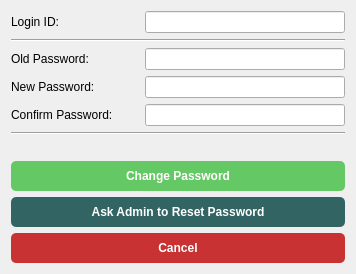
<?xml version="1.0" encoding="UTF-8"?>
<ui version="4.0">
 <class>SettingsMenuForm</class>
 <widget class="QWidget" name="SettingsMenuForm">
  <property name="geometry">
   <rect>
    <x>0</x>
    <y>0</y>
    <width>356</width>
    <height>269</height>
   </rect>
  </property>
  <property name="windowTitle">
   <string>Password Reset &amp; Change</string>
  </property>
  <layout class="QVBoxLayout" name="verticalLayout">
   <item>
    <layout class="QHBoxLayout" name="horizontalLayout">
     <item>
      <widget class="QLabel" name="label">
       <property name="text">
        <string>Login ID:</string>
       </property>
      </widget>
     </item>
     <item>
      <spacer name="horizontalSpacer">
       <property name="orientation">
        <enum>Qt::Horizontal</enum>
       </property>
       <property name="sizeHint" stdset="0">
        <size>
         <width>40</width>
         <height>20</height>
        </size>
       </property>
      </spacer>
     </item>
     <item>
      <widget class="QLineEdit" name="linePasswordReset_LoginID">
       <property name="minimumSize">
        <size>
         <width>200</width>
         <height>0</height>
        </size>
       </property>
      </widget>
     </item>
    </layout>
   </item>
   <item>
    <widget class="Line" name="line_3">
     <property name="orientation">
      <enum>Qt::Horizontal</enum>
     </property>
    </widget>
   </item>
   <item>
    <layout class="QHBoxLayout" name="horizontalLayout_2">
     <item>
      <widget class="QLabel" name="label_2">
       <property name="text">
        <string>Old Password:</string>
       </property>
      </widget>
     </item>
     <item>
      <spacer name="horizontalSpacer_2">
       <property name="orientation">
        <enum>Qt::Horizontal</enum>
       </property>
       <property name="sizeHint" stdset="0">
        <size>
         <width>40</width>
         <height>20</height>
        </size>
       </property>
      </spacer>
     </item>
     <item>
      <widget class="QLineEdit" name="linePasswordReset_OldPassword">
       <property name="minimumSize">
        <size>
         <width>200</width>
         <height>0</height>
        </size>
       </property>
       <property name="text">
        <string/>
       </property>
       <property name="echoMode">
        <enum>QLineEdit::Password</enum>
       </property>
       <property name="placeholderText">
        <string/>
       </property>
      </widget>
     </item>
    </layout>
   </item>
   <item>
    <layout class="QHBoxLayout" name="horizontalLayout_4">
     <item>
      <widget class="QLabel" name="label_3">
       <property name="text">
        <string>New Password:</string>
       </property>
      </widget>
     </item>
     <item>
      <spacer name="horizontalSpacer_3">
       <property name="orientation">
        <enum>Qt::Horizontal</enum>
       </property>
       <property name="sizeHint" stdset="0">
        <size>
         <width>40</width>
         <height>20</height>
        </size>
       </property>
      </spacer>
     </item>
     <item>
      <widget class="QLineEdit" name="linePasswordReset_NewPassword">
       <property name="minimumSize">
        <size>
         <width>200</width>
         <height>0</height>
        </size>
       </property>
       <property name="text">
        <string/>
       </property>
       <property name="echoMode">
        <enum>QLineEdit::Password</enum>
       </property>
       <property name="placeholderText">
        <string/>
       </property>
      </widget>
     </item>
    </layout>
   </item>
   <item>
    <layout class="QHBoxLayout" name="horizontalLayout_5">
     <item>
      <widget class="QLabel" name="label_4">
       <property name="text">
        <string>Confirm Password:</string>
       </property>
      </widget>
     </item>
     <item>
      <spacer name="horizontalSpacer_4">
       <property name="orientation">
        <enum>Qt::Horizontal</enum>
       </property>
       <property name="sizeHint" stdset="0">
        <size>
         <width>40</width>
         <height>20</height>
        </size>
       </property>
      </spacer>
     </item>
     <item>
      <widget class="QLineEdit" name="linePasswordReset_NewPasswordConfirm">
       <property name="minimumSize">
        <size>
         <width>200</width>
         <height>0</height>
        </size>
       </property>
       <property name="text">
        <string/>
       </property>
       <property name="echoMode">
        <enum>QLineEdit::Password</enum>
       </property>
       <property name="placeholderText">
        <string/>
       </property>
      </widget>
     </item>
    </layout>
   </item>
   <item>
    <widget class="Line" name="line_2">
     <property name="orientation">
      <enum>Qt::Horizontal</enum>
     </property>
    </widget>
   </item>
   <item alignment="Qt::AlignHCenter">
    <widget class="QLabel" name="messege">
     <property name="text">
      <string/>
     </property>
    </widget>
   </item>
   <item>
    <widget class="QPushButton" name="buttonPasswordReset_ChangePassword">
     <property name="minimumSize">
      <size>
       <width>0</width>
       <height>30</height>
      </size>
     </property>
     <property name="styleSheet">
      <string notr="true">QPushButton{	
background-color : rgb(100, 200, 100);
color:rgb(255, 255, 255);
font: 11pt &quot;Segoe UI&quot;;
font: bold;
border-radius: 5px;}

QPushButton::pressed{background-color :rgb(50, 50,50);}</string>
     </property>
     <property name="text">
      <string>Change Password</string>
     </property>
    </widget>
   </item>
   <item>
    <widget class="QPushButton" name="buttonPasswordReset_AskAdmin">
     <property name="minimumSize">
      <size>
       <width>0</width>
       <height>30</height>
      </size>
     </property>
     <property name="styleSheet">
      <string notr="true">QPushButton{	
background-color : rgb(50, 100, 100);
color:rgb(255, 255, 255);
font: 11pt &quot;Segoe UI&quot;;
font: bold;
border-radius: 5px;}

QPushButton::pressed{background-color :rgb(50, 50,50);}</string>
     </property>
     <property name="text">
      <string>Ask Admin to Reset Password</string>
     </property>
    </widget>
   </item>
   <item>
    <widget class="QPushButton" name="buttonPasswordReset_Cancel">
     <property name="minimumSize">
      <size>
       <width>0</width>
       <height>30</height>
      </size>
     </property>
     <property name="styleSheet">
      <string notr="true">QPushButton{	
background-color : rgb(200, 50, 50);
color:rgb(255, 255, 255);
font: 11pt &quot;Segoe UI&quot;;
font: bold;
border-radius: 5px;}

QPushButton::pressed{background-color :rgb(50, 50,50);}</string>
     </property>
     <property name="text">
      <string>Cancel</string>
     </property>
    </widget>
   </item>
  </layout>
 </widget>
 <resources/>
 <connections/>
</ui>
